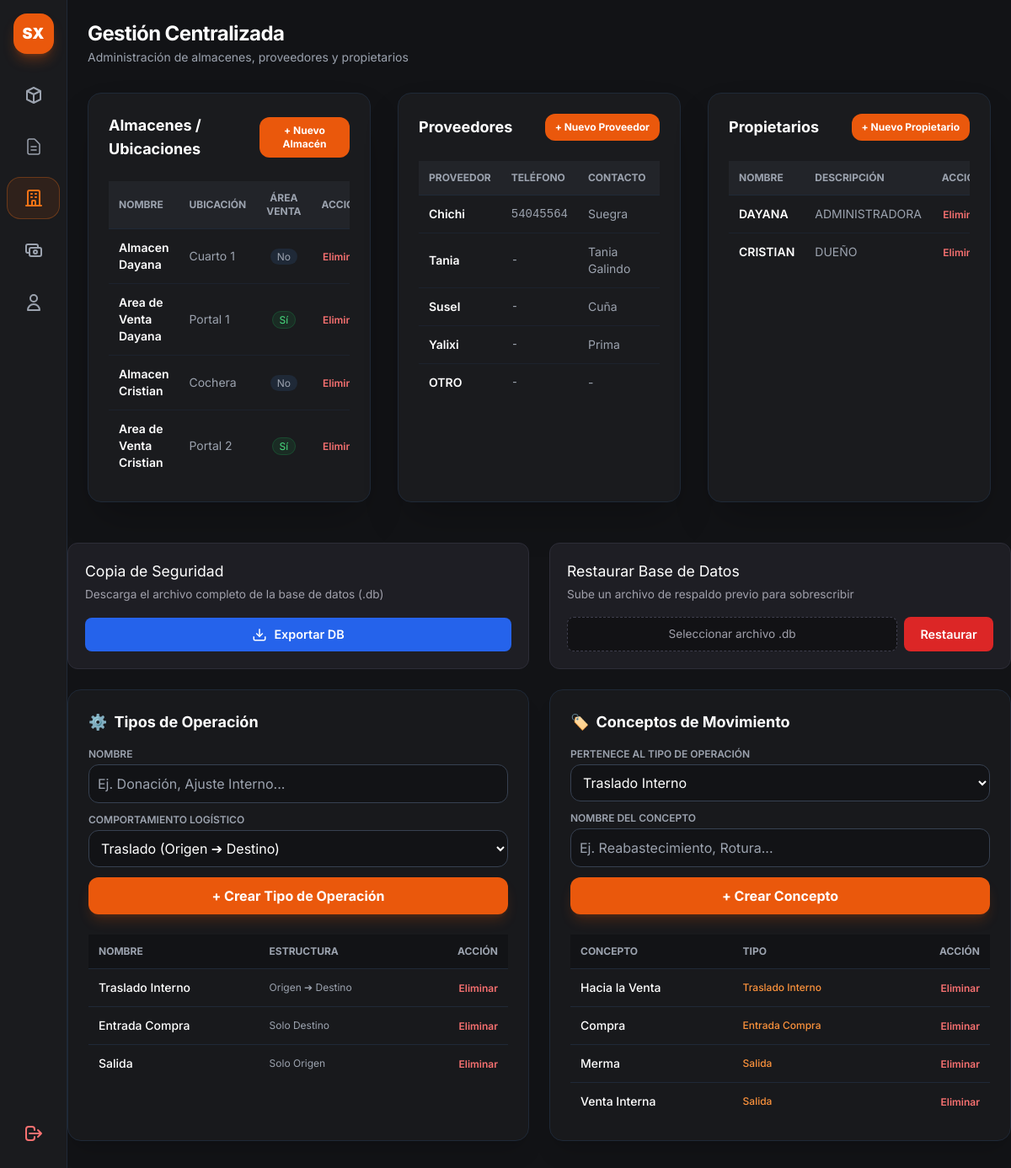
Before: /admin/gestion-entidades (signed in) with the older database file.
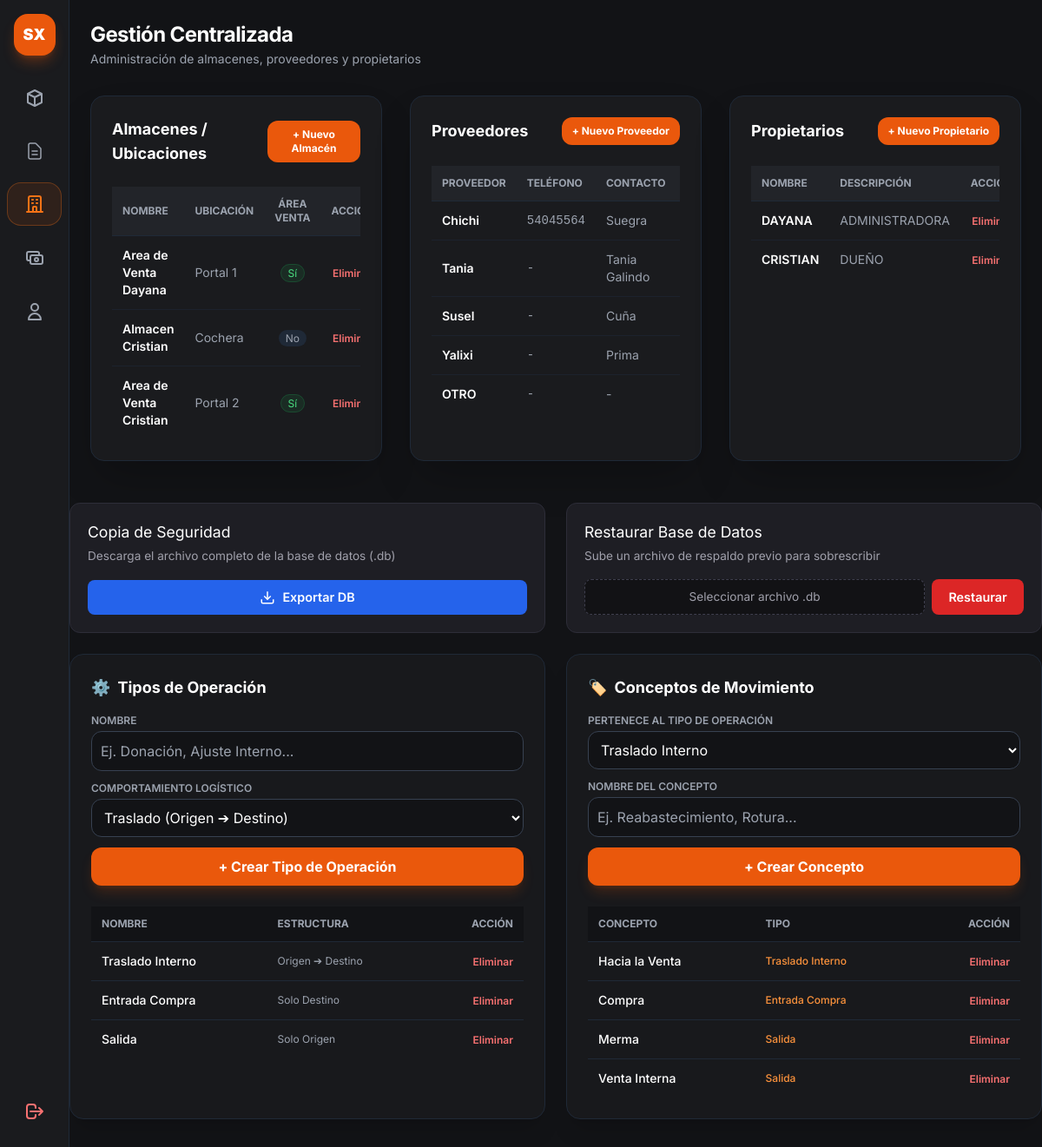
After: the same page with the newer database file.
### app.py (models this page shows)
class Almacen(db.Model):
    __tablename__ = 'almacenes'
    id = db.Column(db.Integer, primary_key=True)
    nombre = db.Column(db.String(100), nullable=False, unique=True)
    ubicacion = db.Column(db.String(150), nullable=True)
    es_area_venta = db.Column(db.Boolean, default=False)
    stocks = db.relationship('StockAlmacen', backref='almacen', cascade="all, delete-orphan", lazy=True)

class Proveedor(db.Model):
    __tablename__ = 'proveedores'
    id = db.Column(db.Integer, primary_key=True)
    nombre = db.Column(db.String(100), nullable=False, unique=True)
    telefono = db.Column(db.String(30), nullable=True)
    contacto = db.Column(db.String(100), nullable=True)

class Propietario(db.Model):
    __tablename__ = 'propietarios'
    id = db.Column(db.Integer, primary_key=True)
    nombre = db.Column(db.String(100), nullable=False, unique=True)
    descripcion = db.Column(db.String(200))
    productos = db.relationship('Producto', backref='propietario', lazy=True)

class TipoOperacion(db.Model):
    __tablename__ = 'tipos_operacion'
    id = db.Column(db.Integer, primary_key=True)
    nombre = db.Column(db.String(50), nullable=False) # Ej: "Traslado Interno", "Entrada de Inventario", "Salida / Ajuste"
    codigo = db.Column(db.String(20), unique=True, nullable=False) # 'traslado', 'entrada', 'salida'
    requiere_origen = db.Column(db.Boolean, default=True)
    requiere_destino = db.Column(db.Boolean, default=True)
    conceptos = db.relationship('ConceptoMovimiento', backref='tipo', cascade='all, delete-orphan', lazy=True)

class ConceptoMovimiento(db.Model):
    __tablename__ = 'conceptos_movimiento'
    id = db.Column(db.Integer, primary_key=True)
    nombre = db.Column(db.String(100), nullable=False)
    tipo_id = db.Column(db.Integer, db.ForeignKey('tipos_operacion.id'), nullable=False)

### app.py (the view)
@app.route('/admin/gestion-entidades', methods=['GET'])
def vista_gestion_entidades():
    if 'user' not in session or session.get('rol') != 'admin':
        return redirect(url_for('login'))
    almacenes = Almacen.query.all()
    proveedores = Proveedor.query.all()
    tipos_operacion = TipoOperacion.query.all()
    conceptos = ConceptoMovimiento.query.all()
    propietarios = Propietario.query.all()
    return render_template(
        'admin_gestion.html',
        almacenes=almacenes,
        proveedores=proveedores,
        tipos_operacion=tipos_operacion,
        conceptos=conceptos,
        propietarios = propietarios
    )

### app.py (called while the page is built)
@app.context_processor
def inject_today():
    return {'hoy': date.today()}

### templates/admin_gestion.html (shortened to what the changed rows need)
{% extends "base.html" %}
{% block content %}
<main class="p-6 space-y-8 flex-1">
    <header class="flex justify-between items-center">
        <div>
            <h1 class="text-2xl font-bold text-white tracking-tight">Gestión Centralizada</h1>
        </div>
    </header>
    <div class="grid grid-cols-1 lg:grid-cols-3 gap-8">
        <section class="bg-[#1a1b1e] border border-gray-800 rounded-2xl p-6 shadow-2xl flex flex-col justify-between">
            <div>
                <div class="flex justify-between items-center mb-6">
                    <h2 class="text-lg font-bold text-white">Almacenes / Ubicaciones</h2>
                </div>
                <div class="overflow-x-auto">
                    <table class="w-full text-left border-collapse text-sm">
                        <thead>
                            <tr
                                class="border-b border-gray-800 text-xs font-semibold text-gray-400 uppercase bg-[#222429]">
                                <th class="p-3">Nombre</th>
                                <th class="p-3">Ubicación</th>
                                <th class="p-3 text-center">Área Venta</th>
                                <th class="p-3 text-right">Acción</th>
                            </tr>
                        </thead>
                        <tbody class="divide-y divide-gray-800/60">
                            {% for a in almacenes %}
                            <tr class="hover:bg-gray-800/30">
                                <td class="p-3 font-semibold text-white">{{ a.nombre }}</td>
                                <td class="p-3 text-gray-400">{{ a.ubicacion if a.ubicacion else '-' }}</td>
                                <td class="p-3 text-center">
                                    {% if a.es_area_venta %}
                                    <span
                                        class="px-2 py-0.5 text-xs bg-green-500/10 text-green-400 border border-green-500/20 rounded-full">Sí</span>
                                    {% else %}
                                    <span class="px-2 py-0.5 text-xs bg-gray-800 text-gray-400 rounded-full">No</span>
                                    {% endif %}
                                </td>
                                <td class="p-3 text-right">
                                    <form action="{{ url_for('eliminar_almacen', id=a.id) }}" method="POST"
                                        onsubmit="return confirm('¿Eliminar almacén?');">
                                        <button type="submit"
                                            class="text-red-400 hover:text-red-300 text-xs font-semibold">Eliminar</button>
                                    </form>
                                </td>
                            </tr>
                            {% else %}
                            <tr>
                                <td colspan="4" class="p-4 text-center text-gray-500">No hay almacenes creados.</td>
                            </tr>
                            {% endfor %}
                        </tbody>
                    </table>
                </div>
            </div>
        </section>
        <section class="bg-[#1a1b1e] border border-gray-800 rounded-2xl p-6 shadow-2xl flex flex-col justify-between">
            <div>
                <div class="flex justify-between items-center mb-6">
                    <h2 class="text-lg font-bold text-white">Proveedores</h2>
                </div>
                <div class="overflow-x-auto">
                    <table class="w-full text-left border-collapse text-sm">
                        <thead>
                            <tr
                                class="border-b border-gray-800 text-xs font-semibold text-gray-400 uppercase bg-[#222429]">
                                <th class="p-3">Proveedor</th>
                                <th class="p-3">Teléfono</th>
                                <th class="p-3">Contacto</th>
                                <th class="p-3 text-right">Acción</th>
                            </tr>
                        </thead>
                        <tbody class="divide-y divide-gray-800/60">
                            {% for p in proveedores %}
                            <tr class="hover:bg-gray-800/30">
                                <td class="p-3 font-semibold text-white">{{ p.nombre }}</td>
                                <td class="p-3 text-gray-400 font-mono">{{ p.telefono if p.telefono else '-' }}</td>
                                <td class="p-3 text-gray-400">{{ p.contacto if p.contacto else '-' }}</td>
                                <td class="p-3 text-right">
                                </td>
                            </tr>
                            {% else %}
                            <tr>
                                <td colspan="4" class="p-4 text-center text-gray-500">No hay proveedores creados.</td>
                            </tr>
                            {% endfor %}
                        </tbody>
                    </table>
                </div>
            </div>
        </section>
        <section class="bg-[#1a1b1e] border border-gray-800 rounded-2xl p-6 shadow-2xl flex flex-col justify-between">
            <div>
                <div class="flex justify-between items-center mb-6">
                    <h2 class="text-lg font-bold text-white">Propietarios</h2>
                </div>
                <div class="overflow-x-auto">
                    <table class="w-full text-left border-collapse text-sm">
                        <thead>
                            <tr
                                class="border-b border-gray-800 text-xs font-semibold text-gray-400 uppercase bg-[#222429]">
                                <th class="p-3">Nombre</th>
                                <th class="p-3">Descripción</th>
                                <th class="p-3 text-right">Acción</th>
                            </tr>
                        </thead>
                        <tbody class="divide-y divide-gray-800/60">
                            {% for prop in propietarios %}
                            <tr class="hover:bg-gray-800/30">
                                <td class="p-3 font-semibold text-white">{{ prop.nombre }}</td>
                                <td class="p-3 text-gray-400">{{ prop.descripcion if prop.descripcion else '-' }}</td>
                                <td class="p-3 text-right">
                                    <form action="{{ url_for('eliminar_propietario', id=prop.id) }}" method="POST"
                                        onsubmit="return confirm('¿Eliminar propietario?');">
                                        <button type="submit"
                                            class="text-red-400 hover:text-red-300 text-xs font-semibold">Eliminar</button>
                                    </form>
                                </td>
                            </tr>
                            {% else %}
                            <tr>
                                <td colspan="3" class="p-4 text-center text-gray-500">No hay propietarios registrados.
                                </td>
                            </tr>
                            {% endfor %}
                        </tbody>
                    </table>
                </div>
            </div>
        </section>
    </div>
</main>
<div class="grid grid-cols-1 lg:grid-cols-2 gap-6 mb-8">
    <div class="bg-[#18191c] border border-gray-800 rounded-2xl p-6 shadow-xl">
        <h2 class="text-lg font-bold text-white mb-4 flex items-center gap-2">
            <span>⚙️</span> Tipos de Operación
        </h2>
        <div class="overflow-x-auto">
            <table class="w-full text-left text-sm text-gray-300">
                <thead class="text-xs uppercase bg-[#121316] text-gray-400 border-b border-gray-800">
                    <tr>
                        <th class="p-3">Nombre</th>
                        <th class="p-3">Estructura</th>
                        <th class="p-3 text-right">Acción</th>
                    </tr>
                </thead>
                <tbody class="divide-y divide-gray-800">
                    {% for t in tipos_operacion %}
                    <tr class="hover:bg-gray-800/40">
                        <td class="p-3 font-medium text-white">{{ t.nombre }}</td>
                        <td class="p-3 text-xs text-gray-400">
                            {% if t.requiere_origen and t.requiere_destino %} Origen ➔ Destino
                            {% elif t.requiere_destino %} Solo Destino
                            {% else %} Solo Origen {% endif %}
                        </td>
                        <td class="p-3 text-right">
                            <form action="/admin/tipo-operacion/eliminar/{{ t.id }}" method="POST" class="inline"
                                onsubmit="return confirm('¿Eliminar tipo de operación?');">
                                <button type="submit"
                                    class="text-red-400 hover:text-red-300 font-semibold text-xs">Eliminar</button>
                            </form>
                        </td>
                    </tr>
                    {% endfor %}
                </tbody>
            </table>
        </div>
    </div>
    <div class="bg-[#18191c] border border-gray-800 rounded-2xl p-6 shadow-xl">
        <h2 class="text-lg font-bold text-white mb-4 flex items-center gap-2">
            <span>🏷️</span> Conceptos de Movimiento
        </h2>
        <div class="overflow-x-auto">
            <table class="w-full text-left text-sm text-gray-300">
                <thead class="text-xs uppercase bg-[#121316] text-gray-400 border-b border-gray-800">
                    <tr>
                        <th class="p-3">Concepto</th>
                        <th class="p-3">Tipo</th>
                        <th class="p-3 text-right">Acción</th>
                    </tr>
                </thead>
                <tbody class="divide-y divide-gray-800">
                    {% for c in conceptos %}
                    <tr class="hover:bg-gray-800/40">
                        <td class="p-3 font-medium text-white">{{ c.nombre }}</td>
                        <td class="p-3 text-xs text-orange-400 font-medium">{{ c.tipo.nombre }}</td>
                        <td class="p-3 text-right">
                            <form action="/admin/concepto/eliminar/{{ c.id }}" method="POST" class="inline"
                                onsubmit="return confirm('¿Eliminar concepto?');">
                                <button type="submit"
                                    class="text-red-400 hover:text-red-300 font-semibold text-xs">Eliminar</button>
                            </form>
                        </td>
                    </tr>
                    {% endfor %}
                </tbody>
            </table>
        </div>
    </div>
</div>
{% endblock %}

Changed rows visible on the page:
removed Almacen: nombre "Almacen Dayana", ubicacion "Cuarto 1", es_area_venta "No"
